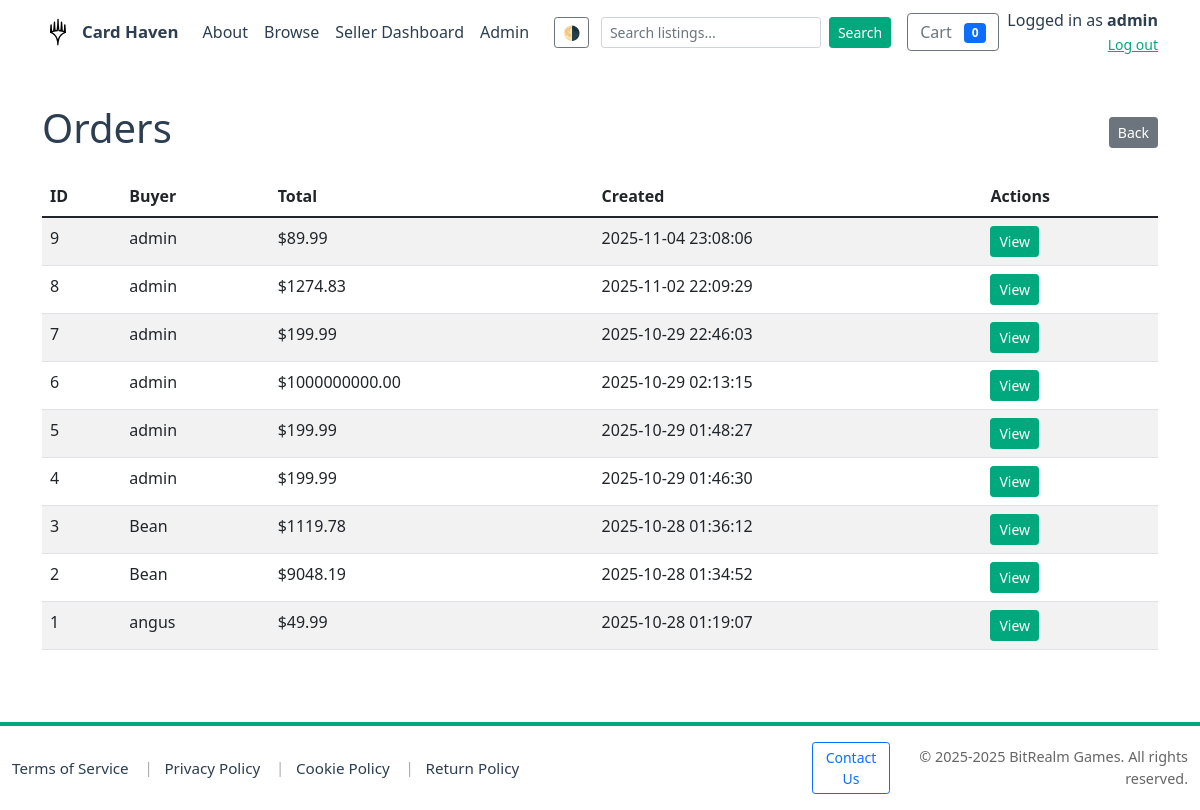
/admin/orders (signed in), run on an earlier commit of the app's database.
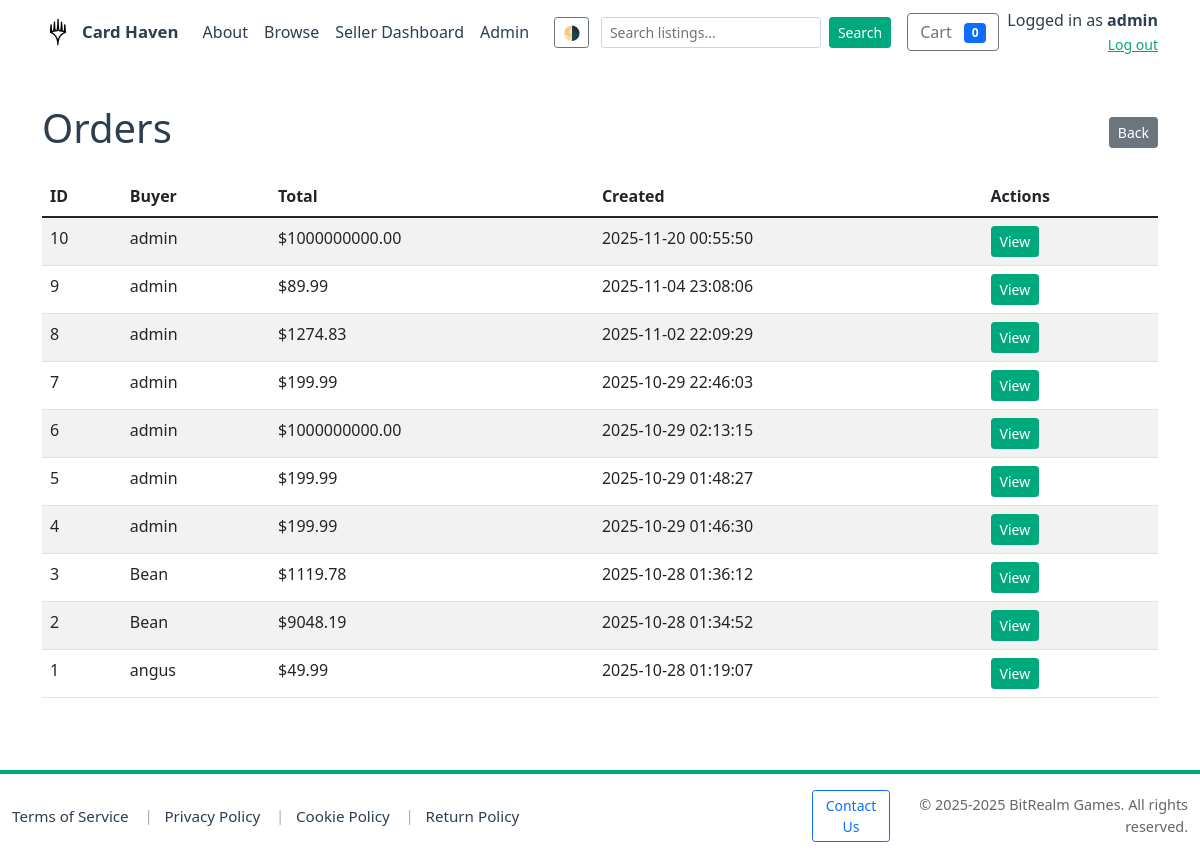
And on a later commit of the database.
### models.py (models this page shows, shortened)
class Order(db.Model):
    __tablename__ = 'orders'
    id = db.Column(db.Integer, primary_key=True)
    buyer_id = db.Column(db.Integer, db.ForeignKey('users.id'), nullable=True)
    buyer_name = db.Column(db.String(255))
    buyer_email = db.Column(db.String(255))
    shipping_address = db.Column(db.Text)
    status = db.Column(db.String(50), default='pending')
    total = db.Column(db.Float, nullable=False, default=0.0)
    created_at = db.Column(db.DateTime, default=datetime.utcnow)
    buyer = db.relationship('User', back_populates='orders')
    items = db.relationship('OrderItem', back_populates='order', cascade='all, delete-orphan', lazy='dynamic')

### app.py (the view)
@app.route('/admin/orders')
@admin_required
def admin_orders():
    conn = get_db_connection()
    cur = conn.cursor()
    cur.execute("SELECT id, buyer_id, buyer_name, total, created_at FROM orders ORDER BY created_at DESC")
    orders = cur.fetchall()
    conn.close()
    return render_template('admin/orders.html', orders=orders)

### app.py (called while the page is built)
def get_db_connection(path=DB_PATH):
    conn = sqlite3.connect(path)
    conn.row_factory = sqlite3.Row
    conn.execute("PRAGMA foreign_keys = ON;")
    try:
        cur = conn.cursor()
        cur.execute("PRAGMA table_info(products)")
        cols = [r['name'] for r in cur.fetchall()]
        if 'is_active' not in cols:
            try:
                cur.execute("ALTER TABLE products ADD COLUMN is_active INTEGER NOT NULL DEFAULT 1")
                conn.commit()
            except Exception:
                pass
    except Exception:
        pass
    return conn

@app.after_request
def set_security_headers(response):
    response.headers.setdefault('X-Frame-Options', 'SAMEORIGIN')
    response.headers.setdefault('X-Content-Type-Options', 'nosniff')
    response.headers.setdefault('Referrer-Policy', 'no-referrer-when-downgrade')
    if 'SSL_ENABLED' in globals() and SSL_ENABLED:
        response.headers.setdefault('Strict-Transport-Security', 'max-age=63072000; includeSubDomains; preload')
    return response

### templates/admin/orders.html (shortened to what this page needs)
<!doctype html>
<html lang="en">
<head>
  {% include 'head_includes.html' %}
</head>
<body>
  {% include 'navbar.html' %}
  <div class="container my-4">
    <div class="d-flex justify-content-between align-items-center">
      <h1>Orders</h1>
      <a href="{{ url_for('admin_index') }}" class="btn btn-sm btn-secondary">Back</a>
    </div>
    <table class="table table-striped mt-3">
      <thead>
        <tr>
          <th>ID</th>
          <th>Buyer</th>
          <th>Total</th>
          <th>Created</th>
          <th>Actions</th>
        </tr>
      </thead>
      <tbody>
        {% for o in orders %}
          <tr>
            <td>{{ o['id'] }}</td>
            <td>{{ o['buyer_name'] or 'User ' ~ o['buyer_id'] }}</td>
            <td>${{ '%.2f'|format(o['total']) }}</td>
            <td>{{ (o['created_at'] or '')[:19] }}</td>
            <td><a href="{{ url_for('admin_order_detail', order_id=o['id']) }}" class="btn btn-sm btn-primary">View</a></td>
          </tr>
        {% else %}
          <tr><td colspan="5">No orders found.</td></tr>
        {% endfor %}
      </tbody>
    </table>
  </div>
  {% include 'footer.html' %}
</body>
</html>

What changed in the data, as far as the page shows it:
added Order: id "10", buyer_name "admin", total "1000000000.00", created_at "2025-11-20 00:55:50"
